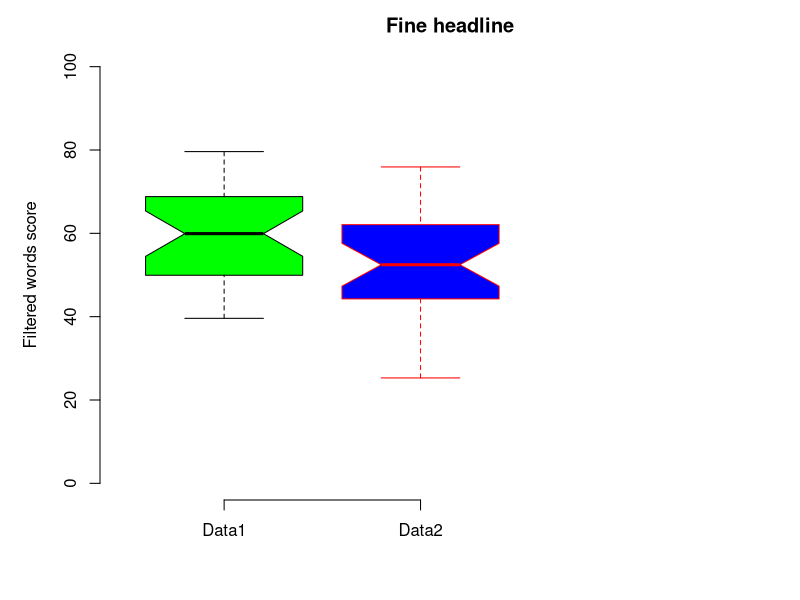

Write the R code that produced this figure.
# example of boxplot

# example using long format
data1 <- rnorm(30, mean = 60, sd = 12) # generate data1 (will be random each time you run the code)
data2 <- rnorm(30, mean = 50, sd = 12) # generate data2 (will be random each time you run the code)
data <- c(data1,data2) # combine the data into one long list
name <- rep(c('Data1','Data2'),c(30,30)) # make a list of 30 times "data" and 30 times "boxplot"


# Plot the box plot and a strip chart on top of each other ----
par(mai =  c(1, 1, 0.5, 0))
p <-boxplot(data ~ name,
            boxwex = 0.8, # box width
            notch = TRUE, # make a notch at the confidence intervals
            frame = FALSE, # print the frame around the plot
            col = c('green', 'blue'), # box fill color (if there is only one color all the boxes will be the same)
            border = c('black', 'red'), # border of box color
            main = 'Fine headline', # title 
            xlab = '', # xlable
            ylab = 'Filtered words score', # ylable
            ylim = c(0,100), # range of the y axis
            xlim = c(0.5,3.8), # range of the x axis (first group is 1 second is 2 and so on)
            horizontal = FALSE) # plot the boxes horisontaly
